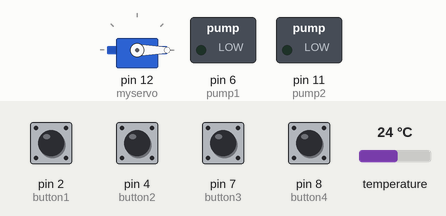
Simulated run of this sketch. Board: Arduino Uno, built with avr-gcc and run on an emulated ATmega328P. Shown: servo, switched loads named in the sketch (green lamp = pin HIGH). The test bench sets the inputs (shaded band); at power-on: pin 2 (button1), pin 4 (button2), pin 7 (button3), pin 8 (button4) HIGH, temperature 24 °C. What the sketch prints to the serial monitor is not drawn.

Above: at 1.3 s.
1.4 s: pin 2 (button1) pulled LOW for 1 s
At 3.2 s:
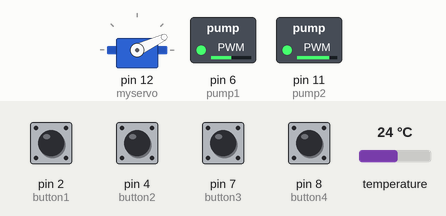
4.9 s: pin 4 (button2) pulled LOW for 1 s
At 6.6 s:
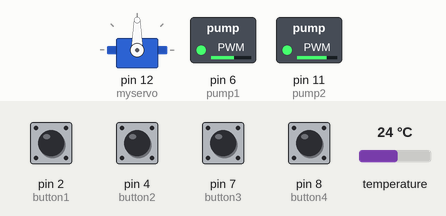
8.3 s: pin 7 (button3) pulled LOW for 1 s
At 9.4 s:
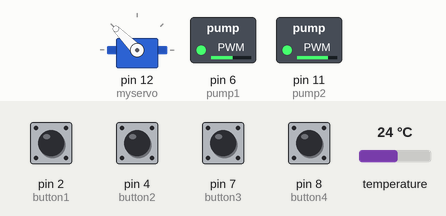
11.7 s: pin 8 (button4) pulled LOW for 1 s
At 13.0 s:
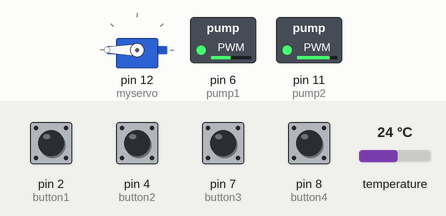
Timing chart, 0 to 15.1 s (numbered marks = the images above; inputs shaded):
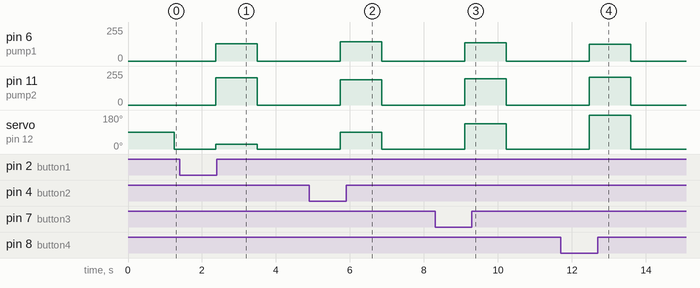

Measured:
- after the input at 1.4 s, pin 6 (pump1): 0/255 → 129/255 after 0.97 s, → 0/255 1.1 s later; pin 11 (pump2): 0/255 → 204/255 after 0.97 s, → 0/255 1.1 s later; servo on pin 12 (myservo): 0° → 25° after 0.97 s, → 0° 1.1 s later
- after the input at 4.9 s, pin 6 (pump1): 0/255 → 145/255 after 0.84 s, → 0/255 1.1 s later; pin 11 (pump2): 0/255 → 188/255 after 0.84 s, → 0/255 1.1 s later; servo on pin 12 (myservo): 0° → 90° after 0.84 s, → 0° 1.1 s later
- after the input at 8.3 s, pin 6 (pump1): 0/255 → 137/255 after 0.80 s, → 0/255 1.1 s later; pin 11 (pump2): 0/255 → 196/255 after 0.80 s, → 0/255 1.1 s later; servo on pin 12 (myservo): 0° → 135° after 0.80 s, → 0° 1.1 s later
- after the input at 11.7 s, pin 6 (pump1): 0/255 → 125/255 after 0.76 s, → 0/255 1.1 s later; pin 11 (pump2): 0/255 → 208/255 after 0.76 s, → 0/255 1.1 s later; servo on pin 12 (myservo): 0° → 180° after 0.76 s, → 0° 1.1 s later

The sketch:

FourthSemesterProject-ThemodernisedShower.ino
```cpp
#include <OneWire.h>
#include <Servo.h>
#include <DallasTemperature.h>

#define ONE_WIRE_BUS 3

const int button1 = 2; // This button is for profile Aske
const int button2 = 4; // This button is for profile Emil
const int button3 = 7; // This button is for profile Rasmus
const int button4 = 8; // This button is for profile Jacob
const int pump1 = 6; // this pump is a dc 12v water pump for cold water
const int pump2 = 11; // this pump is a dc 12v water pump for hot water
Servo myservo; // create servo object to control a servo
const float targetTemp1 = 37.0;
const float targetTemp2 = 33.0;
const float targetTemp3 = 35.0;
const float targetTemp4 = 38.0;
const float coldTemp = 5.0;
const float hotTemp = 50.0;

OneWire oneWire(ONE_WIRE_BUS);
DallasTemperature sensors(&oneWire);
DeviceAddress insideThermometer;


void setup(void)
{ pinMode(button1, INPUT_PULLUP);
  pinMode(button2, INPUT_PULLUP);
  pinMode(button3, INPUT_PULLUP);
  pinMode(button4, INPUT_PULLUP);
  pinMode(pump1, OUTPUT);
  pinMode(pump2, OUTPUT);
  myservo.attach(12);

  Serial.begin(9600);
  Serial.println("Dallas Temperature IC Control Library Demo");
  Serial.print("Locating devices...");
  sensors.begin();
  Serial.print("Found ");
  Serial.print(sensors.getDeviceCount(), DEC);
  Serial.println(" devices.");
  Serial.print("Parasite power is: ");
  if (sensors.isParasitePowerMode()) Serial.println("ON");
  else Serial.println("OFF");
  if (!sensors.getAddress(insideThermometer, 0)) Serial.println("Unable to find address for Device 0");
  Serial.print("Device 0 Address: ");
  printAddress(insideThermometer);
  Serial.println();
  sensors.setResolution(insideThermometer, 9);
  Serial.print("Device 0 Resolution: ");
  Serial.print(sensors.getResolution(insideThermometer), DEC);
  Serial.println();
}


void printTemperature(DeviceAddress deviceAddress)
{
  float tempC = sensors.getTempC(deviceAddress);
  if(tempC == DEVICE_DISCONNECTED_C)
  {
    Serial.println("Error: Could not read temperature data");
    return;
  }
  Serial.print("Temp C: ");
  Serial.print(tempC);
}

void loop(void)
{
  Serial.print("Requesting temperatures...");
  sensors.requestTemperatures();
  Serial.println("DONE");
  printTemperature(insideThermometer);
  delay(1000);

float currentTemp = sensors.getTempC(insideThermometer);
  float targetTemp;
  if (digitalRead(button1) == LOW) {
    targetTemp = targetTemp1;
    myservo.write(25);
    Serial.println("Button 1");
  } else if (digitalRead(button2) == LOW) {
    targetTemp = targetTemp2;
    myservo.write(90);
    Serial.println("Button 2");
  } else if (digitalRead(button3) == LOW) {
    targetTemp = targetTemp3;
    myservo.write(135);
    Serial.println("Button 3");
  } else if (digitalRead(button4) == LOW) {
    targetTemp = targetTemp4;
    myservo.write(180);
    Serial.println("Button 4");
  } else {
    analogWrite(pump1, LOW);
    analogWrite(pump2, LOW);
    Serial.println("    It's working");
    myservo.write(0);
    return;
  }

  float ratio = (targetTemp - coldTemp) / (hotTemp - coldTemp);
  int hotSpeed = ratio * 255;
  int coldSpeed = (1 - ratio) * 255;
  hotSpeed = map(hotSpeed, 1, 255, 80, 255);
  coldSpeed = map(coldSpeed, 1, 255, 80, 255);
  analogWrite(pump1, coldSpeed);
  analogWrite(pump2, hotSpeed);
  Serial.println(coldSpeed);
  Serial.println(hotSpeed);
}

void printAddress(DeviceAddress deviceAddress)
{
  for (uint8_t i = 0; i < 8; i++)
  {
    if (deviceAddress[i] < 16) Serial.print("0");
    Serial.print(deviceAddress[i], HEX);
  }

}
```
